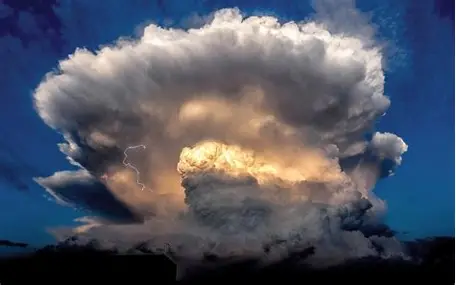
#> input picture assets-src/pixel-practice/r30-cumulonimbus/ref-photo.png, 456 x 285 px
$ python trace.py
#> lines starting #> are read from the running program, lines starting #| are printed output that depends on the picture
"""積乱雲のトレース（2026-10-05、人間の指示「さっきの画像トレースしてみて 256×256 で」「エディタ使ってね」）。
人間が見せた積乱雲の写真（ref-photo.png）を、256×256 のドット絵に写す。
- 雲のある所（x 28〜412）を切り出し、横幅 256 に合わせて縮める（縦横の比はそのまま。下にそろえ、上はあける）。
- 空（青）は、とうめいにする。いちばん下の地面は切り出さない。雲の本体（いちばん大きなかたまり）だけを残す。
- 色は、雲の色だけから 28 色にしぼる。ぽつんと1ドットだけちがう色は、まわりの色にする。
- 書き出した txt と色の表を、ドット絵エディタに描き入れて PNG にする（tools/pixel-practice/editor-draw.mjs）。"""
import json
from PIL import Image

src = Image.open("ref-photo.png").convert("RGB")
#> src is the input picture: PIL image 456x285 RGB; mean R, G, B 80.3, 85.6, 100.1
crop = src.crop((28, 0, 412, 262))           # いちばん下の地面（暗い帯）は入れない
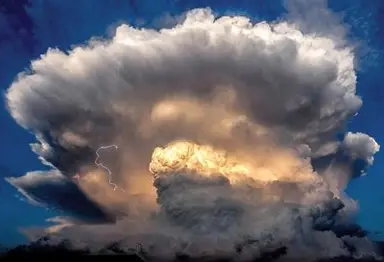
#> crop: PIL image 384x262 RGB; mean R, G, B 98.4, 99, 108.7
w = 256
h = round(crop.height * w / crop.width)
#> h = 175
small = crop.resize((w, h), Image.LANCZOS)
S = 256
px = small.load()

def is_sky(r, g, b, y):
    if b - r > 62 and b > 70:
        return True
    if y > h - 8 and r + g + b < 70:
        return True
    return False

mask = [[not is_sky(*px[x, y], y) for x in range(w)] for y in range(h)]
#> mask = 175 items
# 小さな穴・小さな点をなくす（まわり8つの多数決を2回）
for _ in range(2):
    nm = [row[:] for row in mask]
    for y in range(h):
        for x in range(w):
            c = sum(mask[yy][xx] for yy in range(max(0, y - 1), min(h, y + 2)) for xx in range(max(0, x - 1), min(w, x + 2)))
            nm[y][x] = c >= 5
    mask = nm
# 雲の本体（いちばん大きなかたまり）だけを残す（すみの空のかけらを消す）
seen = [[False] * w for _ in range(h)]
best = []
for y0 in range(h):
    for x0 in range(w):
        if mask[y0][x0] and not seen[y0][x0]:
            comp, st = [], [(x0, y0)]
            seen[y0][x0] = True
            while st:
                x, y = st.pop()
                comp.append((x, y))
                for nx, ny in ((x + 1, y), (x - 1, y), (x, y + 1), (x, y - 1)):
                    if 0 <= nx < w and 0 <= ny < h and mask[ny][nx] and not seen[ny][nx]:
                        seen[ny][nx] = True
                        st.append((nx, ny))
            if len(comp) > len(best):
                best = comp
mask = [[False] * w for _ in range(h)]
for x, y in best:
    mask[y][x] = True
# 色を28色に
cloud = Image.new("RGB", (w, h))
#> cloud: PIL image 256x175 RGB; every value is 0
pts = [px[x, y] for y in range(h) for x in range(w) if mask[y][x]]
#> pts = 34864 items
cloud.putdata(pts + [pts[0]] * (w * h - len(pts)))
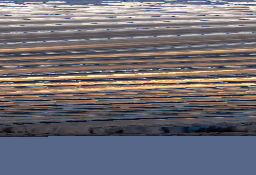
#> cloud: PIL image 256x175 RGB; mean R, G, B 111.9, 108.5, 115.5
pal_img = cloud.quantize(colors=28, method=Image.MEDIANCUT)
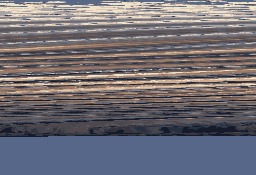
#> pal_img: PIL image 256x175 P; mean R, G, B 111.3, 108.4, 115.8
pal = pal_img.getpalette()[:28 * 3]
#> pal = 84 values, max 240 at index 0, min 21 at index 81, mean 107.9
colors = [tuple(pal[i * 3:i * 3 + 3]) for i in range(28)]
#> colors = 28 items, first 6: (240, 227, 204), (219, 200, 180), (206, 172, 141), (169, 163, 165), (169, 141, 123), (156, 122, 102)

def nearest(c):
    return min(range(len(colors)), key=lambda i: sum((colors[i][k] - c[k]) ** 2 for k in range(3)))

idx = [[nearest(px[x, y]) if mask[y][x] else -1 for x in range(w)] for y in range(h)]
#> idx = 175 items
for _ in range(2):
    for y in range(1, h - 1):
        for x in range(1, w - 1):
            k = idx[y][x]
            if k < 0:
                continue
            nb = [idx[y][x - 1], idx[y][x + 1], idx[y - 1][x], idx[y + 1][x]]
            if all(n != k for n in nb) and -1 not in nb:
                idx[y][x] = max(set(nb), key=nb.count)
keys = "ABCDEFGHIJKLMNOPQRSTUVWXYZab"
top = S - h
#> top = 81
rows = ["." * S] * top + ["".join(keys[k] if k >= 0 else "." for k in r) for r in idx]
used = sorted(set("".join(rows)) - {"."})
open("cumulonimbus.txt", "w").write("\n".join(rows) + "\n")
json.dump({keys[i]: "#%02x%02x%02x" % colors[i] for i in range(28) if keys[i] in used}, open("pal-cumulonimbus.json", "w"))
print("ok", S, len(rows), "colors", len(used))
#| ok 256 256 colors 28

$ run again, with assets-src/pixel-practice/r30-cumulonimbus/cumulonimbus-editor.png copied over assets-src/pixel-practice/r30-cumulonimbus/ref-photo.png
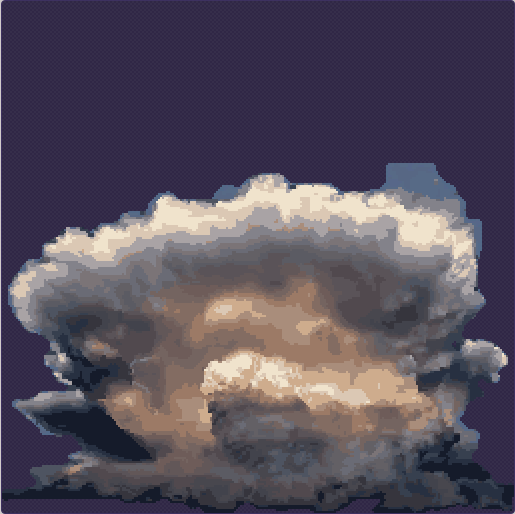
#> input picture assets-src/pixel-practice/r30-cumulonimbus/cumulonimbus-editor.png, 515 x 514 px
#> src is the input picture: PIL image 515x514 RGB; mean R, G, B 86.9, 78.4, 92.6
#> `crop = src.crop((28, 0, 412, 262))`:
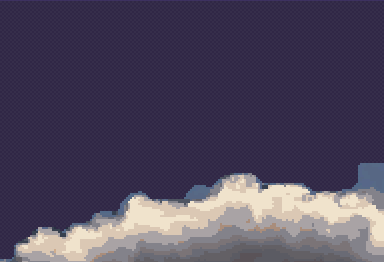
#> crop: PIL image 384x262 RGB; mean R, G, B 79.4, 71.3, 93.2
#> `mask = [[not is_sky(*px[x, y], y) for x in range(w)] for y in range(h)]`: mask = 175 items
#> pts = 44796 items
#> `cloud.putdata(pts + [pts[0]] * (w * h - len(pts)))`:
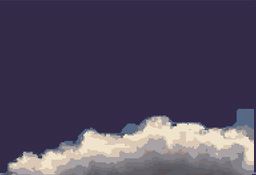
#> cloud: PIL image 256x175 RGB; mean R, G, B 79.4, 71.3, 93.2
#> pal = 84 values, max 240 at index 0, min 37 at index 82, mean 76.18
#> colors = 28 items, first 6: (240, 227, 204), (222, 204, 183), (175, 166, 164), (128, 125, 133), (98, 104, 120), (81, 82, 96)
#> idx = 175 items
#| ok 256 256 colors 27

$ run again, with assets-src/pixel-practice/r30-cumulonimbus/cumulonimbus-v1.png copied over assets-src/pixel-practice/r30-cumulonimbus/ref-photo.png
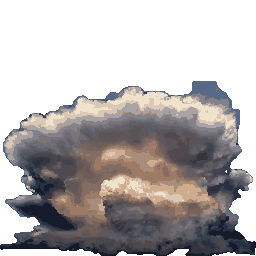
#> input picture assets-src/pixel-practice/r30-cumulonimbus/cumulonimbus-v1.png, 256 x 256 px
#> `crop = src.crop((28, 0, 412, 262))`:
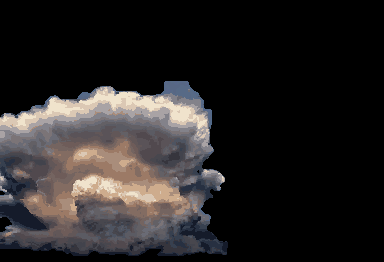
#> crop: PIL image 384x262 RGB; mean R, G, B 39.3, 36.4, 36.2
#> `mask = [[not is_sky(*px[x, y], y) for x in range(w)] for y in range(h)]`: mask = 175 items
#> pts = 43182 items
#> `cloud.putdata(pts + [pts[0]] * (w * h - len(pts)))`:
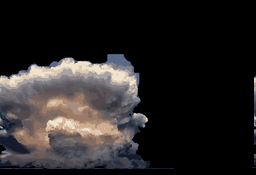
#> cloud: PIL image 256x175 RGB; mean R, G, B 39.3, 36.4, 36.2
#> pal = 84 values, max 241 at index 0, min 0 at index 75, mean 103.2
#> colors = 28 items, first 6: (241, 228, 205), (228, 211, 190), (215, 196, 177), (202, 176, 153), (183, 167, 156), (175, 147, 128)
#> idx = 175 items
#| ok 256 256 colors 28
